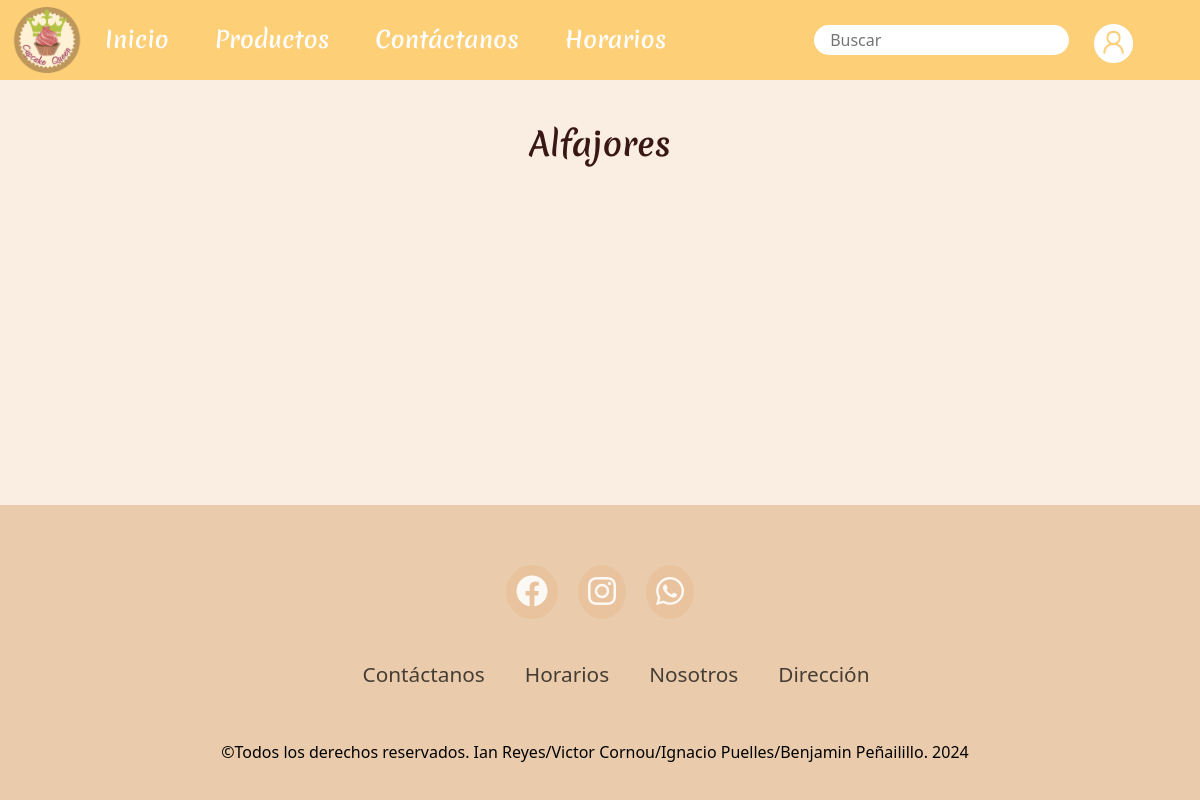
Page /alfajores/ on the earlier database version.
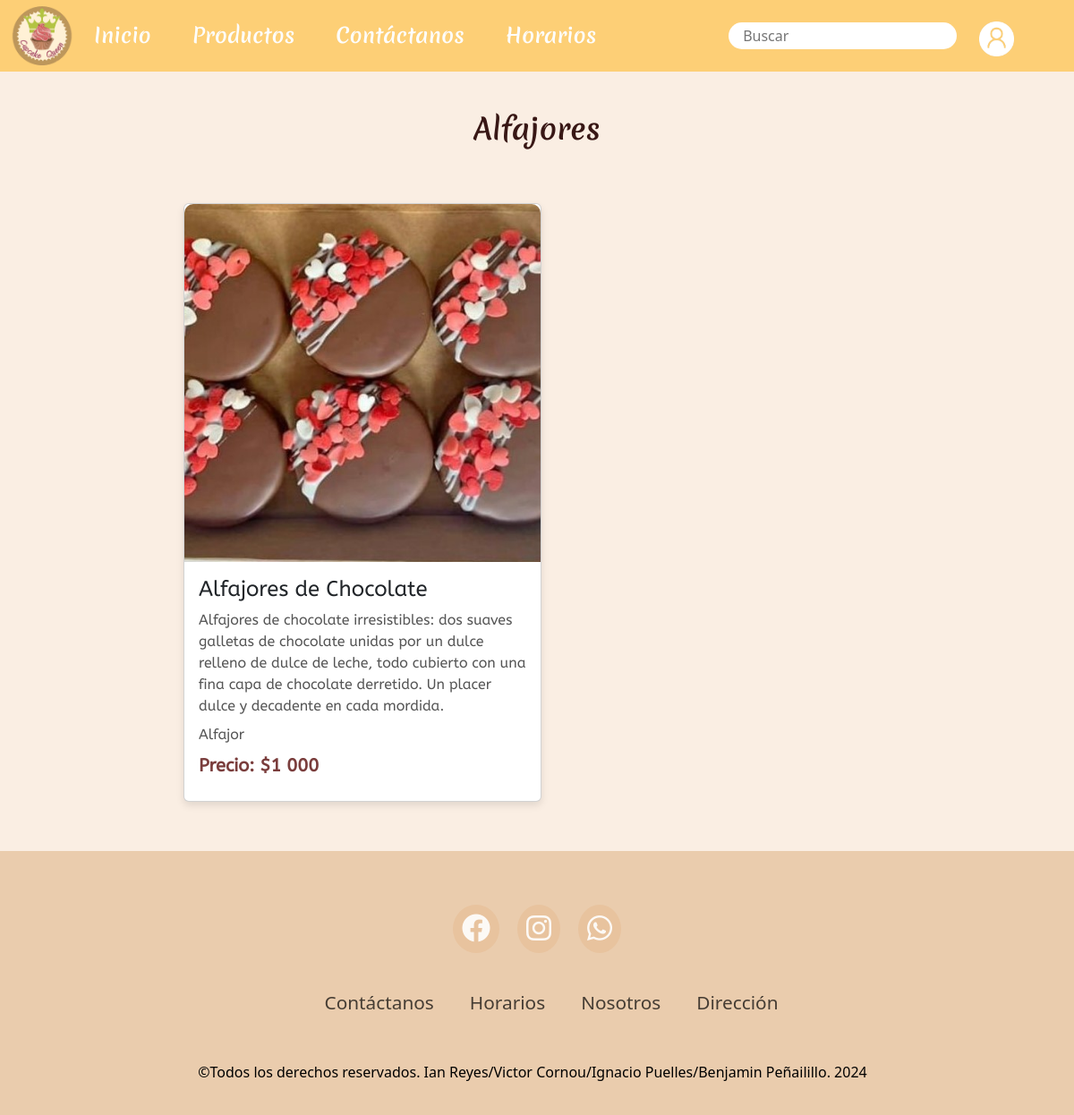
Same page on the later database version.
### pagina/models.py (models this page shows, shortened)
class Producto(models.Model):
    nombre = models.CharField(max_length=100)
    categoria = models.ForeignKey(Categoria, on_delete=models.CASCADE, default=1)
    descripcion = models.TextField()
    precio = models.IntegerField()
    imagen = models.ImageField(upload_to='productos/')

class Categoria(models.Model):
    nombre = models.CharField(max_length=100, unique=True)
    descripcion = models.TextField(blank=True, null=True)
    def __str__(self):
        return self.nombre

### pagina/views.py (the view)
# urls.py: path('alfajores/', views.alfajores, name='alfajores'),
def alfajores(request):
    categoria_Alfajor = Categoria.objects.get(nombre="Alfajor")
    productos = Producto.objects.filter(categoria=categoria_Alfajor)
    return render(request, 'alfajores.html', {'productos': productos})

### pagina/templates/alfajores.html (shortened to what this page needs)
{% extends 'base.html' %}
{% load static %}
{% block content %}
{% load humanize %}
<section class="producto" id="producto">
    <div class="main-text">
        <h2>Alfajores</h2>
    </div>
    <div class="menu-content">
        {% for producto in productos %}
        <div class="card">
            <img src="{{ producto.imagen.url }}" alt="{{ producto.nombre }}">
            <div class="card-content">
                <h3>{{ producto.nombre }}</h3>
                <p>{{ producto.descripcion }}</p>
                <p>{{ producto.categoria}}</p>
                <p class="price">Precio: ${{ producto.precio|intcomma }}</p>
            </div>
        </div>
        {% endfor %}
    </div>
</section>
{% endblock %}

Differences in the rows shown:
now on this page (row edited): Producto: imagen (picture), nombre "Alfajores de Chocolate", descripcion "Alfajores de chocolate irresistibles: dos suaves galletas de chocolate unidas por un dulce relleno de dulce de leche, todo cubierto con una fina capa de chocolate derretido. Un placer dulce y decadente en cada mordida.", categoria "Alfajor", precio "1 000"
